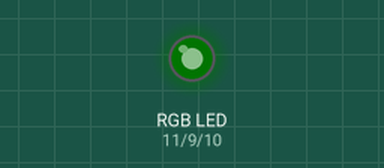
Simulated run of this sketch. Board: Arduino Uno, built with avr-gcc and run on an emulated ATmega328P. Shown: an RGB LED mixed from three pins (HIGH = lit). Dim RGB values are drawn brighter than linear.

Above: at 0.05 s.
At 3.0 s:
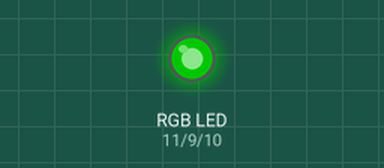
Timing chart, 0 to 6.9 s (numbered marks = the images above):
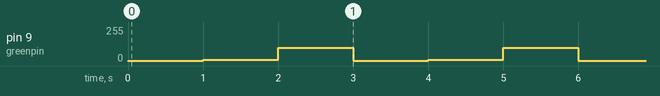

The sketch:

Lab_4_Example2.ino
```cpp
int redpin = 11;
int bluepin = 10;
int greenpin = 9;
int val;

void setup() {
  pinMode(redpin, OUTPUT);
  pinMode(bluepin, OUTPUT);
  pinMode(greenpin, OUTPUT);
  Serial.begin(9600);

}

void loop() {

  //This analog write function will woprk to dim the led by calling the pin and the val next to it
  // Val = 1 (dim)
  // Val = 10 (mid)
  // Val = 100 (high)

  analogWrite(9, 1);

  delay(1000);

  analogWrite(9, 10);

  delay(1000);

  analogWrite(9, 100);

  delay(1000);
  // for(val = 255; val > 0; val--){
  //   analogWrite(11, val);
  //   analogWrite(10, 255 - val);
  //   analogWrite(9, 128 - val);
  //   Serial.println(val, DEC);
  //   delay(5);
  // }
  // for(val = 255; val < 0; val++){
  //   analogWrite(11, val);
  //   analogWrite(10, 255 - val);
  //   analogWrite(9, 128 - val);
  //   Serial.println(val, DEC);
  //   delay(5);
  // }

}
```

Measured:
- by itself, pin 9 (greenpin): repeats every 3.0 s: 10/255 1.0 s, 100/255 1.0 s, 1/255 1.0 s
